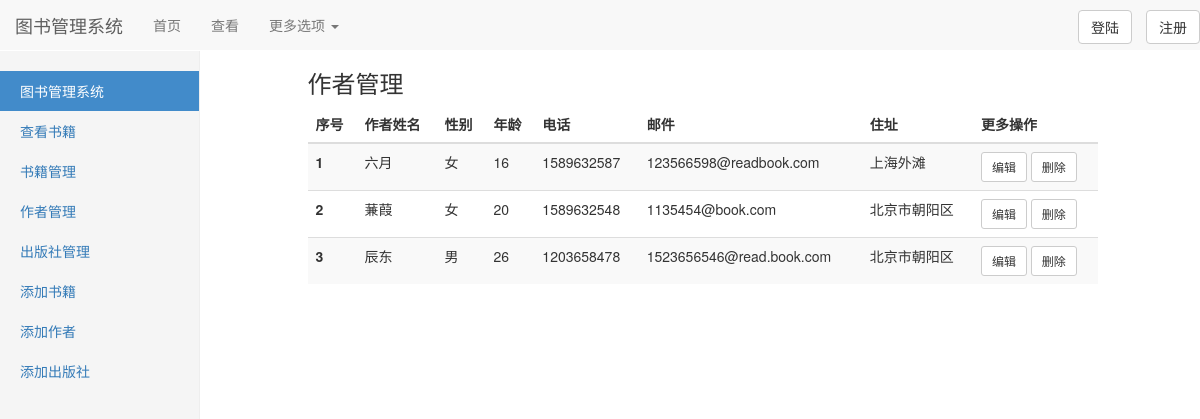
Screenshot of /manage_author/ with the database file from the repository.
### App01/models.py (models this page shows, shortened)
class Author(models.Model):
    name = models.CharField(max_length=32,unique=True)
    age = models.IntegerField()
    sex = models.ForeignKey(to='gander',on_delete=models.CASCADE)
    authorDetial = models.OneToOneField(to='AuthorDetial', on_delete=models.CASCADE)

class gander(models.Model):
    sex = models.CharField(max_length=32)

class AuthorDetial(models.Model):
    tel = models.IntegerField()
    email = models.EmailField()
    address = models.CharField(max_length=64)

### App01/views.py (the view)
# urls.py: path('manage_author/', views.manageAuthor, name='manageAuthor'),
def manageAuthor(request):
    author_obj = Author.objects.all()
    return render(request, 'manageAuthor.html', {'author_obj': author_obj})

### templates/manageAuthor.html (shortened to what this page needs)
{% extends 'base.html' %}
{% block body %}
    <h3>作者管理</h3>
    <table class="table table-hover table-striped">
        <thead>
            <tr>
                <th>序号</th>
                <th>作者姓名</th>
                <th>性别</th>
                <th>年龄</th>
                <th>电话</th>
                <th>邮件</th>
                <th>住址</th>
                <th>更多操作</th>
            </tr>
        </thead>
        <tbody>
            {% for foo in author_obj %}
                 <tr>
                    <th>{{ forloop.counter }}</th>
                    <td>{{ foo.name }}</td>
                    <td>{{ foo.sex.sex }}</td>
                    <td>{{ foo.age }}</td>
                    <td>{{ foo.authorDetial.tel }}</td>
                    <td>{{ foo.authorDetial.email }}</td>
                    <td>{{ foo.authorDetial.address }}</td>
                     <td>
                         <a href="{% url 'compileAuthor' foo.id %}" class="btn btn-default btn-sm ">编辑</a>
                         <a href="{% url 'delAuthor' foo.id %}" class="btn btn-default btn-sm">删除</a>
                     </td>
                </tr>
            {% endfor %}
        </tbody>
    </table>
{% endblock %}

### rows the page displays
Author: name "六月", sex.sex "女", age "16", authorDetial.tel "1589632587", authorDetial.email "123566598@readbook.com", authorDetial.address "上海外滩"
Author: name "蒹葭", sex.sex "女", age "20", authorDetial.tel "1589632548", authorDetial.email "1135454@book.com", authorDetial.address "北京市朝阳区"
Author: name "辰东", sex.sex "男", age "26", authorDetial.tel "1203658478", authorDetial.email "1523656546@read.book.com", authorDetial.address "北京市朝阳区"
